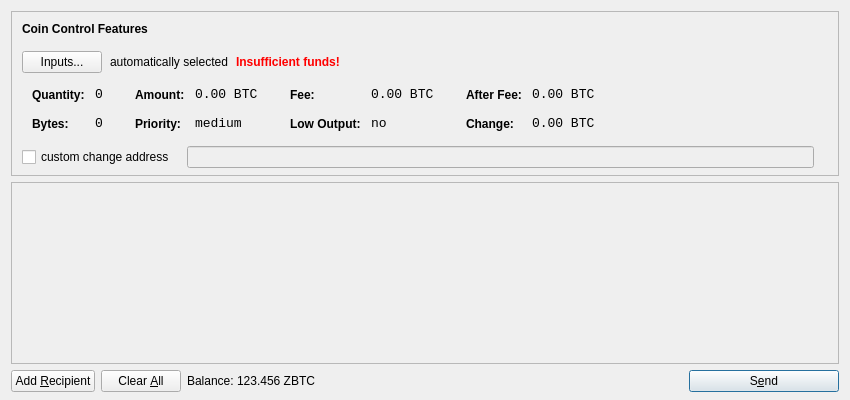
<?xml version="1.0" encoding="UTF-8"?>
<ui version="4.0">
 <class>SendCoinsDialog</class>
 <widget class="QDialog" name="SendCoinsDialog">
  <property name="geometry">
   <rect>
    <x>0</x>
    <y>0</y>
    <width>850</width>
    <height>400</height>
   </rect>
  </property>
  <property name="windowTitle">
   <string>Send Coins</string>
  </property>
  <layout class="QVBoxLayout" name="verticalLayout" stretch="0,1,0">
   <property name="bottomMargin">
    <number>8</number>
   </property>
   <item>
    <widget class="QFrame" name="frameCoinControl">
     <property name="sizePolicy">
      <sizepolicy hsizetype="Expanding" vsizetype="Expanding">
       <horstretch>0</horstretch>
       <verstretch>0</verstretch>
      </sizepolicy>
     </property>
     <property name="maximumSize">
      <size>
       <width>16777215</width>
       <height>16777215</height>
      </size>
     </property>
     <property name="frameShape">
      <enum>QFrame::StyledPanel</enum>
     </property>
     <property name="frameShadow">
      <enum>QFrame::Sunken</enum>
     </property>
     <layout class="QVBoxLayout" name="verticalLayoutCoinControl2">
      <property name="spacing">
       <number>-1</number>
      </property>
      <property name="leftMargin">
       <number>0</number>
      </property>
      <property name="topMargin">
       <number>0</number>
      </property>
      <property name="rightMargin">
       <number>0</number>
      </property>
      <property name="bottomMargin">
       <number>6</number>
      </property>
      <item>
       <layout class="QVBoxLayout" name="verticalLayoutCoinControl" stretch="0,0,0,0,1">
        <property name="spacing">
         <number>0</number>
        </property>
        <property name="leftMargin">
         <number>10</number>
        </property>
        <property name="topMargin">
         <number>10</number>
        </property>
        <item>
         <layout class="QHBoxLayout" name="horizontalLayoutCoinControl1">
          <property name="bottomMargin">
           <number>15</number>
          </property>
          <item>
           <widget class="QLabel" name="labelCoinControlFeatures">
            <property name="sizePolicy">
             <sizepolicy hsizetype="Preferred" vsizetype="Maximum">
              <horstretch>0</horstretch>
              <verstretch>0</verstretch>
             </sizepolicy>
            </property>
            <property name="font">
             <font>
              <weight>75</weight>
              <bold>true</bold>
             </font>
            </property>
            <property name="styleSheet">
             <string notr="true">font-weight:bold;</string>
            </property>
            <property name="text">
             <string>Coin Control Features</string>
            </property>
           </widget>
          </item>
         </layout>
        </item>
        <item>
         <layout class="QHBoxLayout" name="horizontalLayoutCoinControl2" stretch="0,0,0,0">
          <property name="spacing">
           <number>8</number>
          </property>
          <property name="bottomMargin">
           <number>10</number>
          </property>
          <item>
           <widget class="QPushButton" name="pushButtonCoinControl">
            <property name="styleSheet">
             <string notr="true"/>
            </property>
            <property name="text">
             <string>Inputs...</string>
            </property>
           </widget>
          </item>
          <item>
           <widget class="QLabel" name="labelCoinControlAutomaticallySelected">
            <property name="text">
             <string>automatically selected</string>
            </property>
            <property name="margin">
             <number>5</number>
            </property>
           </widget>
          </item>
          <item>
           <widget class="QLabel" name="labelCoinControlInsuffFunds">
            <property name="font">
             <font>
              <weight>75</weight>
              <bold>true</bold>
             </font>
            </property>
            <property name="styleSheet">
             <string notr="true">color:red;font-weight:bold;</string>
            </property>
            <property name="text">
             <string>Insufficient funds!</string>
            </property>
            <property name="margin">
             <number>5</number>
            </property>
           </widget>
          </item>
          <item>
           <spacer name="horizontalSpacerCoinControl">
            <property name="orientation">
             <enum>Qt::Horizontal</enum>
            </property>
            <property name="sizeHint" stdset="0">
             <size>
              <width>40</width>
              <height>1</height>
             </size>
            </property>
           </spacer>
          </item>
         </layout>
        </item>
        <item>
         <widget class="QWidget" name="widgetCoinControl" native="true">
          <property name="sizePolicy">
           <sizepolicy hsizetype="Preferred" vsizetype="Preferred">
            <horstretch>0</horstretch>
            <verstretch>0</verstretch>
           </sizepolicy>
          </property>
          <property name="minimumSize">
           <size>
            <width>0</width>
            <height>0</height>
           </size>
          </property>
          <property name="styleSheet">
           <string notr="true"/>
          </property>
          <layout class="QHBoxLayout" name="horizontalLayoutCoinControl5">
           <property name="margin">
            <number>0</number>
           </property>
           <item>
            <layout class="QHBoxLayout" name="horizontalLayoutCoinControl3" stretch="0,0,0,1">
             <property name="spacing">
              <number>20</number>
             </property>
             <property name="topMargin">
              <number>0</number>
             </property>
             <property name="bottomMargin">
              <number>10</number>
             </property>
             <item>
              <layout class="QFormLayout" name="formLayoutCoinControl1">
               <property name="horizontalSpacing">
                <number>10</number>
               </property>
               <property name="verticalSpacing">
                <number>14</number>
               </property>
               <property name="leftMargin">
                <number>10</number>
               </property>
               <property name="topMargin">
                <number>4</number>
               </property>
               <property name="rightMargin">
                <number>6</number>
               </property>
               <item row="0" column="0">
                <widget class="QLabel" name="labelCoinControlQuantityText">
                 <property name="styleSheet">
                  <string notr="true">font-weight:bold;</string>
                 </property>
                 <property name="text">
                  <string>Quantity:</string>
                 </property>
                 <property name="margin">
                  <number>0</number>
                 </property>
                </widget>
               </item>
               <item row="0" column="1">
                <widget class="QLabel" name="labelCoinControlQuantity">
                 <property name="font">
                  <font>
                   <family>Monospace</family>
                   <pointsize>10</pointsize>
                  </font>
                 </property>
                 <property name="cursor">
                  <cursorShape>IBeamCursor</cursorShape>
                 </property>
                 <property name="contextMenuPolicy">
                  <enum>Qt::ActionsContextMenu</enum>
                 </property>
                 <property name="text">
                  <string notr="true">0</string>
                 </property>
                 <property name="margin">
                  <number>0</number>
                 </property>
                 <property name="textInteractionFlags">
                  <set>Qt::LinksAccessibleByMouse|Qt::TextSelectableByKeyboard|Qt::TextSelectableByMouse</set>
                 </property>
                </widget>
               </item>
               <item row="1" column="0">
                <widget class="QLabel" name="labelCoinControlBytesText">
                 <property name="styleSheet">
                  <string notr="true">font-weight:bold;</string>
                 </property>
                 <property name="text">
                  <string>Bytes:</string>
                 </property>
                </widget>
               </item>
               <item row="1" column="1">
                <widget class="QLabel" name="labelCoinControlBytes">
                 <property name="font">
                  <font>
                   <family>Monospace</family>
                   <pointsize>10</pointsize>
                  </font>
                 </property>
                 <property name="cursor">
                  <cursorShape>IBeamCursor</cursorShape>
                 </property>
                 <property name="contextMenuPolicy">
                  <enum>Qt::ActionsContextMenu</enum>
                 </property>
                 <property name="text">
                  <string notr="true">0</string>
                 </property>
                 <property name="textInteractionFlags">
                  <set>Qt::LinksAccessibleByMouse|Qt::TextSelectableByKeyboard|Qt::TextSelectableByMouse</set>
                 </property>
                </widget>
               </item>
              </layout>
             </item>
             <item>
              <layout class="QFormLayout" name="formLayoutCoinControl2">
               <property name="horizontalSpacing">
                <number>10</number>
               </property>
               <property name="verticalSpacing">
                <number>14</number>
               </property>
               <property name="leftMargin">
                <number>6</number>
               </property>
               <property name="topMargin">
                <number>4</number>
               </property>
               <property name="rightMargin">
                <number>6</number>
               </property>
               <item row="0" column="0">
                <widget class="QLabel" name="labelCoinControlAmountText">
                 <property name="styleSheet">
                  <string notr="true">font-weight:bold;</string>
                 </property>
                 <property name="text">
                  <string>Amount:</string>
                 </property>
                 <property name="margin">
                  <number>0</number>
                 </property>
                </widget>
               </item>
               <item row="0" column="1">
                <widget class="QLabel" name="labelCoinControlAmount">
                 <property name="font">
                  <font>
                   <family>Monospace</family>
                   <pointsize>10</pointsize>
                  </font>
                 </property>
                 <property name="cursor">
                  <cursorShape>IBeamCursor</cursorShape>
                 </property>
                 <property name="contextMenuPolicy">
                  <enum>Qt::ActionsContextMenu</enum>
                 </property>
                 <property name="text">
                  <string notr="true">0.00 BTC</string>
                 </property>
                 <property name="textInteractionFlags">
                  <set>Qt::LinksAccessibleByMouse|Qt::TextSelectableByKeyboard|Qt::TextSelectableByMouse</set>
                 </property>
                </widget>
               </item>
               <item row="1" column="0">
                <widget class="QLabel" name="labelCoinControlPriorityText">
                 <property name="styleSheet">
                  <string notr="true">font-weight:bold;</string>
                 </property>
                 <property name="text">
                  <string>Priority:</string>
                 </property>
                </widget>
               </item>
               <item row="1" column="1">
                <widget class="QLabel" name="labelCoinControlPriority">
                 <property name="font">
                  <font>
                   <family>Monospace</family>
                   <pointsize>10</pointsize>
                  </font>
                 </property>
                 <property name="cursor">
                  <cursorShape>IBeamCursor</cursorShape>
                 </property>
                 <property name="contextMenuPolicy">
                  <enum>Qt::ActionsContextMenu</enum>
                 </property>
                 <property name="text">
                  <string>medium</string>
                 </property>
                 <property name="textInteractionFlags">
                  <set>Qt::LinksAccessibleByMouse|Qt::TextSelectableByKeyboard|Qt::TextSelectableByMouse</set>
                 </property>
                </widget>
               </item>
              </layout>
             </item>
             <item>
              <layout class="QFormLayout" name="formLayoutCoinControl3">
               <property name="horizontalSpacing">
                <number>10</number>
               </property>
               <property name="verticalSpacing">
                <number>14</number>
               </property>
               <property name="leftMargin">
                <number>6</number>
               </property>
               <property name="topMargin">
                <number>4</number>
               </property>
               <property name="rightMargin">
                <number>6</number>
               </property>
               <item row="0" column="0">
                <widget class="QLabel" name="labelCoinControlFeeText">
                 <property name="styleSheet">
                  <string notr="true">font-weight:bold;</string>
                 </property>
                 <property name="text">
                  <string>Fee:</string>
                 </property>
                 <property name="margin">
                  <number>0</number>
                 </property>
                </widget>
               </item>
               <item row="0" column="1">
                <widget class="QLabel" name="labelCoinControlFee">
                 <property name="font">
                  <font>
                   <family>Monospace</family>
                   <pointsize>10</pointsize>
                  </font>
                 </property>
                 <property name="cursor">
                  <cursorShape>IBeamCursor</cursorShape>
                 </property>
                 <property name="contextMenuPolicy">
                  <enum>Qt::ActionsContextMenu</enum>
                 </property>
                 <property name="text">
                  <string notr="true">0.00 BTC</string>
                 </property>
                 <property name="textInteractionFlags">
                  <set>Qt::LinksAccessibleByMouse|Qt::TextSelectableByKeyboard|Qt::TextSelectableByMouse</set>
                 </property>
                </widget>
               </item>
               <item row="1" column="0">
                <widget class="QLabel" name="labelCoinControlLowOutputText">
                 <property name="styleSheet">
                  <string notr="true">font-weight:bold;</string>
                 </property>
                 <property name="text">
                  <string>Low Output:</string>
                 </property>
                </widget>
               </item>
               <item row="1" column="1">
                <widget class="QLabel" name="labelCoinControlLowOutput">
                 <property name="font">
                  <font>
                   <family>Monospace</family>
                   <pointsize>10</pointsize>
                  </font>
                 </property>
                 <property name="cursor">
                  <cursorShape>IBeamCursor</cursorShape>
                 </property>
                 <property name="contextMenuPolicy">
                  <enum>Qt::ActionsContextMenu</enum>
                 </property>
                 <property name="text">
                  <string>no</string>
                 </property>
                 <property name="textInteractionFlags">
                  <set>Qt::LinksAccessibleByMouse|Qt::TextSelectableByKeyboard|Qt::TextSelectableByMouse</set>
                 </property>
                </widget>
               </item>
              </layout>
             </item>
             <item>
              <layout class="QFormLayout" name="formLayoutCoinControl4">
               <property name="horizontalSpacing">
                <number>10</number>
               </property>
               <property name="verticalSpacing">
                <number>14</number>
               </property>
               <property name="leftMargin">
                <number>6</number>
               </property>
               <property name="topMargin">
                <number>4</number>
               </property>
               <property name="rightMargin">
                <number>6</number>
               </property>
               <item row="0" column="0">
                <widget class="QLabel" name="labelCoinControlAfterFeeText">
                 <property name="styleSheet">
                  <string notr="true">font-weight:bold;</string>
                 </property>
                 <property name="text">
                  <string>After Fee:</string>
                 </property>
                 <property name="margin">
                  <number>0</number>
                 </property>
                </widget>
               </item>
               <item row="0" column="1">
                <widget class="QLabel" name="labelCoinControlAfterFee">
                 <property name="font">
                  <font>
                   <family>Monospace</family>
                   <pointsize>10</pointsize>
                  </font>
                 </property>
                 <property name="cursor">
                  <cursorShape>IBeamCursor</cursorShape>
                 </property>
                 <property name="contextMenuPolicy">
                  <enum>Qt::ActionsContextMenu</enum>
                 </property>
                 <property name="text">
                  <string notr="true">0.00 BTC</string>
                 </property>
                 <property name="textInteractionFlags">
                  <set>Qt::LinksAccessibleByMouse|Qt::TextSelectableByKeyboard|Qt::TextSelectableByMouse</set>
                 </property>
                </widget>
               </item>
               <item row="1" column="0">
                <widget class="QLabel" name="labelCoinControlChangeText">
                 <property name="styleSheet">
                  <string notr="true">font-weight:bold;</string>
                 </property>
                 <property name="text">
                  <string>Change:</string>
                 </property>
                </widget>
               </item>
               <item row="1" column="1">
                <widget class="QLabel" name="labelCoinControlChange">
                 <property name="font">
                  <font>
                   <family>Monospace</family>
                   <pointsize>10</pointsize>
                  </font>
                 </property>
                 <property name="cursor">
                  <cursorShape>IBeamCursor</cursorShape>
                 </property>
                 <property name="contextMenuPolicy">
                  <enum>Qt::ActionsContextMenu</enum>
                 </property>
                 <property name="text">
                  <string notr="true">0.00 BTC</string>
                 </property>
                 <property name="textInteractionFlags">
                  <set>Qt::LinksAccessibleByMouse|Qt::TextSelectableByKeyboard|Qt::TextSelectableByMouse</set>
                 </property>
                </widget>
               </item>
              </layout>
             </item>
            </layout>
           </item>
          </layout>
         </widget>
        </item>
        <item>
         <layout class="QHBoxLayout" name="horizontalLayoutCoinControl4" stretch="0,0,0">
          <property name="spacing">
           <number>12</number>
          </property>
          <property name="sizeConstraint">
           <enum>QLayout::SetDefaultConstraint</enum>
          </property>
          <property name="topMargin">
           <number>5</number>
          </property>
          <property name="rightMargin">
           <number>5</number>
          </property>
          <item>
           <widget class="QCheckBox" name="checkBoxCoinControlChange">
            <property name="text">
             <string>custom change address</string>
            </property>
           </widget>
          </item>
          <item>
           <widget class="QLineEdit" name="lineEditCoinControlChange">
            <property name="enabled">
             <bool>false</bool>
            </property>
            <property name="sizePolicy">
             <sizepolicy hsizetype="Expanding" vsizetype="Fixed">
              <horstretch>0</horstretch>
              <verstretch>0</verstretch>
             </sizepolicy>
            </property>
           </widget>
          </item>
          <item>
           <widget class="QLabel" name="labelCoinControlChangeLabel">
            <property name="sizePolicy">
             <sizepolicy hsizetype="Preferred" vsizetype="Expanding">
              <horstretch>0</horstretch>
              <verstretch>0</verstretch>
             </sizepolicy>
            </property>
            <property name="minimumSize">
             <size>
              <width>0</width>
              <height>0</height>
             </size>
            </property>
            <property name="text">
             <string/>
            </property>
            <property name="margin">
             <number>3</number>
            </property>
           </widget>
          </item>
         </layout>
        </item>
        <item>
         <spacer name="verticalSpacerCoinControl">
          <property name="orientation">
           <enum>Qt::Vertical</enum>
          </property>
          <property name="sizeHint" stdset="0">
           <size>
            <width>800</width>
            <height>1</height>
           </size>
          </property>
         </spacer>
        </item>
       </layout>
      </item>
     </layout>
    </widget>
   </item>
   <item>
    <widget class="QScrollArea" name="scrollArea">
     <property name="widgetResizable">
      <bool>true</bool>
     </property>
     <widget class="QWidget" name="scrollAreaWidgetContents">
      <property name="geometry">
       <rect>
        <x>0</x>
        <y>0</y>
        <width>830</width>
        <height>165</height>
       </rect>
      </property>
      <layout class="QVBoxLayout" name="verticalLayout_2">
       <property name="margin">
        <number>0</number>
       </property>
       <item>
        <layout class="QVBoxLayout" name="entries">
         <property name="spacing">
          <number>6</number>
         </property>
        </layout>
       </item>
       <item>
        <spacer name="verticalSpacer">
         <property name="orientation">
          <enum>Qt::Vertical</enum>
         </property>
         <property name="sizeHint" stdset="0">
          <size>
           <width>20</width>
           <height>40</height>
          </size>
         </property>
        </spacer>
       </item>
      </layout>
     </widget>
    </widget>
   </item>
   <item>
    <layout class="QHBoxLayout" name="horizontalLayout">
     <item>
      <widget class="QPushButton" name="addButton">
       <property name="toolTip">
        <string>Send to multiple recipients at once</string>
       </property>
       <property name="text">
        <string>Add &amp;Recipient</string>
       </property>
       <property name="icon">
        <iconset resource="../bitcoin.qrc">
         <normaloff>:/icons/add</normaloff>:/icons/add</iconset>
       </property>
       <property name="autoDefault">
        <bool>false</bool>
       </property>
      </widget>
     </item>
     <item>
      <widget class="QPushButton" name="clearButton">
       <property name="sizePolicy">
        <sizepolicy hsizetype="Minimum" vsizetype="Fixed">
         <horstretch>0</horstretch>
         <verstretch>0</verstretch>
        </sizepolicy>
       </property>
       <property name="toolTip">
        <string>Remove all transaction fields</string>
       </property>
       <property name="text">
        <string>Clear &amp;All</string>
       </property>
       <property name="icon">
        <iconset resource="../bitcoin.qrc">
         <normaloff>:/icons/remove</normaloff>:/icons/remove</iconset>
       </property>
       <property name="autoRepeatDelay">
        <number>300</number>
       </property>
       <property name="autoDefault">
        <bool>false</bool>
       </property>
      </widget>
     </item>
     <item>
      <layout class="QHBoxLayout" name="horizontalLayout_2">
       <property name="spacing">
        <number>3</number>
       </property>
       <item>
        <widget class="QLabel" name="label">
         <property name="text">
          <string>Balance:</string>
         </property>
        </widget>
       </item>
       <item>
        <widget class="QLabel" name="labelBalance">
         <property name="cursor">
          <cursorShape>IBeamCursor</cursorShape>
         </property>
         <property name="text">
          <string>123.456 ZBTC</string>
         </property>
         <property name="textInteractionFlags">
          <set>Qt::LinksAccessibleByMouse|Qt::TextSelectableByKeyboard|Qt::TextSelectableByMouse</set>
         </property>
        </widget>
       </item>
      </layout>
     </item>
     <item>
      <spacer name="horizontalSpacer">
       <property name="orientation">
        <enum>Qt::Horizontal</enum>
       </property>
       <property name="sizeHint" stdset="0">
        <size>
         <width>40</width>
         <height>20</height>
        </size>
       </property>
      </spacer>
     </item>
     <item>
      <widget class="QPushButton" name="sendButton">
       <property name="minimumSize">
        <size>
         <width>150</width>
         <height>0</height>
        </size>
       </property>
       <property name="toolTip">
        <string>Confirm the send action</string>
       </property>
       <property name="text">
        <string>S&amp;end</string>
       </property>
       <property name="icon">
        <iconset resource="../bitcoin.qrc">
         <normaloff>:/icons/send</normaloff>:/icons/send</iconset>
       </property>
       <property name="default">
        <bool>true</bool>
       </property>
      </widget>
     </item>
    </layout>
   </item>
  </layout>
 </widget>
 <resources>
  <include location="../bitcoin.qrc"/>
 </resources>
 <connections/>
</ui>
